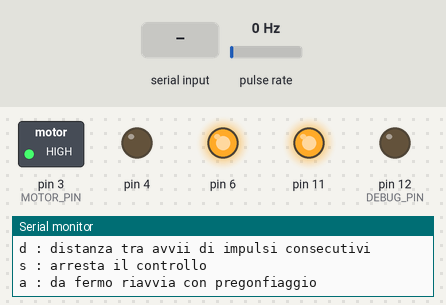
This sketch was run on a simulated Arduino Mega 2560, built for the host (arithmetic inside an expression is 32-bit, double 64-bit). Parts: switched loads named in the sketch (green lamp = pin HIGH), output pins drawn as LEDs (lit = HIGH), the last lines printed to the serial monitor. Wiring (inferred from the names in the program): pulse sensor: data A0. Dashed ring = blinking. The inputs (shaded band) are chosen by the test bench; at power-on: pulse rate 0 Hz.

Above: at 1.2 s.
1.3 s: pulse rate (sensor on A0) set to 4 Hz
At 1.78 s:
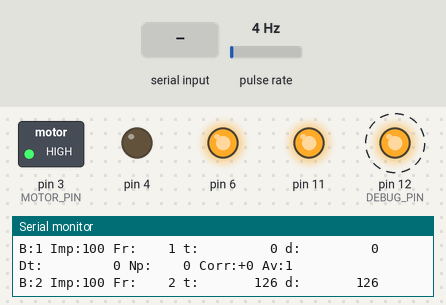
4.3 s: pulse rate (sensor on A0) set to 0 Hz
At 5.1 s:
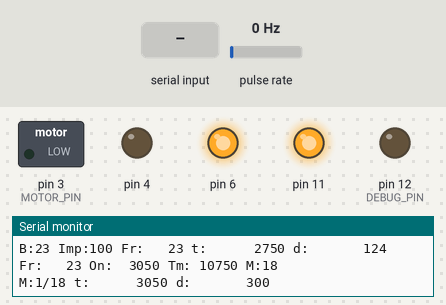
7.3 s: pulse rate (sensor on A0) set to 10 Hz
At 8.0 s:
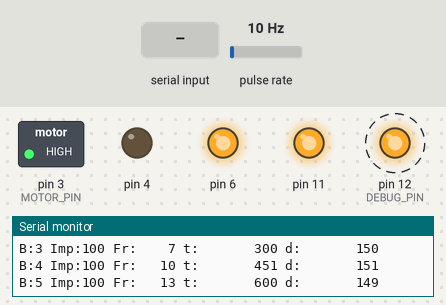
10.3 s: pulse rate (sensor on A0) set to 196 Hz
At 10.91 s:
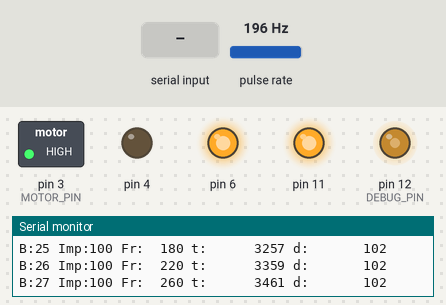
13.3 s: pulse rate (sensor on A0) set to 6 Hz
At 13.61 s:
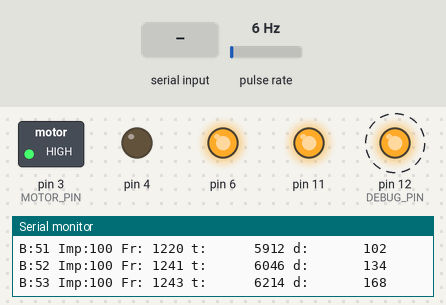
16.3 s: "s" received over Serial
At 16.8 s:
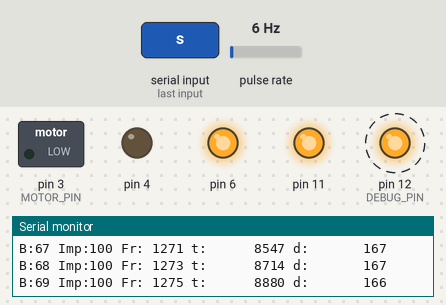
Timing chart, 0 to 20.3 s (numbered marks = the images above; inputs shaded):
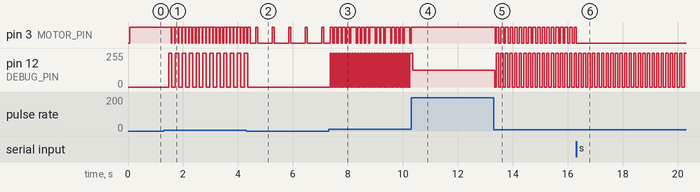

The sketch:

FrenoPneumatico.ino
```cpp
#include <Arduino.h>
#include <util/atomic.h>
#include <stdio.h>
#include <string.h>

// Parametri della prova.
constexpr uint8_t MOTOR_PIN = 3;
constexpr uint8_t ENCODER_PIN = A0;             // D14, senza pull-up interno.
constexpr uint8_t DEBUG_PIN = 12;               // PE1 sul Nano Every.
constexpr uint32_t ENCODER_HOLDOFF_US = 2000;
constexpr uint32_t PRE_GONFIAGGIO_MS = 1500;
constexpr uint32_t MOTOR_ON_TIMEOUT_MS = 200;   // Dalla fine dell'ultimo impulso di bloccaggio.
constexpr uint32_t MS_PER_FRONTE = 600;
constexpr uint32_t MS_CORR_PER_FRONTE_ATTESO = MS_PER_FRONTE; // Correzione per ogni fronte aggiuntivo, entro il limite seguente.
constexpr uint8_t MAX_FRONTI_RITARDO_BLOCCAGGIO = 2; // 1: al massimo secondo fronte; 2: al massimo terzo.
constexpr uint16_t IMPULSO_BLOCCAGGIO_MS = 100;
constexpr uint16_t IMPULSO_MANTENIMENTO_MS = 70;
constexpr uint32_t INTERVALLO_MANTENIMENTO_MS = 600; // Fra due avvii, indipendente dall'obiettivo.
static_assert(IMPULSO_BLOCCAGGIO_MS > 0 && IMPULSO_MANTENIMENTO_MS > 0 &&
              INTERVALLO_MANTENIMENTO_MS > IMPULSO_MANTENIMENTO_MS &&
              MOTOR_ON_TIMEOUT_MS > 0 && MS_PER_FRONTE > 0 && MS_CORR_PER_FRONTE_ATTESO > 0,
              "Servono durate positive e una pausa fra i mantenimenti");
static_assert(MAX_FRONTI_RITARDO_BLOCCAGGIO >= 1 && MAX_FRONTI_RITARDO_BLOCCAGGIO <= 2,
              "Il ritardo massimo deve essere di uno o due fronti aggiuntivi");

enum Stato { PRE_GONFIAGGIO, ATTENDI_FRONTE, MOTOR_ON, MANTENIMENTO, FERMO };
Stato stato = FERMO;
bool ingressoStato = true;                     // ONCE soltanto dopo una transizione.
uint32_t inizioStatoMs = 0;

// L'ISR legge l'encoder. Tutte le decisioni e le uscite motore sono nel main loop.
volatile uint32_t encoderTotale = 0;
uint32_t ultimoFronteValidoUs = 0;              // Usato soltanto nell'ISR.
bool fronteValidoRicevuto = false;
uint32_t ultimoTotaleLetto = 0;                 // Fronti gia' osservati dal main loop.

bool precedenteSequenzaValida = false;
uint32_t precedenteSequenzaMs = 0;
uint32_t inizioSequenzaMs = 0;
uint32_t ultimoPeriodoMs = 0;                   // Dt congelato all'ingresso in MOTOR_ON.
uint32_t frontiPrecedenti = 0;                // n del MOTOR_ON precedente, gia' completato.
uint32_t frontiMotorOn = 0;                   // n attuale, compreso il fronte iniziale.
uint32_t totalePrimaMotorOn = 0;              // Base del conteggio: prima del fronte iniziale.
int64_t correzioneTempoMs = 0;                // t_corr accumulata, anche negativa.
uint32_t durataMotorOnMs = 0;                 // Tempo nello stato, accensioni + pause + timeout.
bool recuperoAttivo = false;                 // Corr > 0 all'ingresso: un solo B, niente mantenimento.

bool bloccaggioAcceso = false;
uint32_t fronteAvvioBloccaggio = 1;           // Fronte atteso per il primo B, fissato all'ingresso.
uint32_t inizioBloccaggioMs = 0;              // Zero del log t, distinto dall'ingresso in MOTOR_ON.
uint32_t numeroBloccaggi = 0;
uint32_t tempoBloccaggioMs = 0;                // Somma dei tempi effettivamente accesi.
uint32_t inizioImpulsoMs = 0;
uint32_t ultimoSpegnimentoMs = 0;              // Retrigger del timeout a ogni fine impulso.
uint32_t ultimoImpulsoMs = 0;                  // Per la distanza fisica d nel log.

bool mantenimentoAcceso = false;
uint32_t numeroMantenimenti = 0;
uint32_t indiceMantenimento = 0;               // Numero di mantenimenti avviati.
uint32_t durataMantenimentoMs = 0;            // t_m: durata della finestra, non somma degli HIGH.
uint32_t inizioMantenimentoMs = 0;

// Quattro righe in attesa: evita di perdere Corr quando B ha appena riempito la UART.
struct RigaLog { char testo[64]; uint8_t lunghezza; };
RigaLog codaLog[4];
uint8_t primaRigaLog = 0;
uint8_t righeLogInAttesa = 0;

void encoderISR() {
  // Il debug copia anche i rimbalzi che il filtro scarta.
  digitalWrite(DEBUG_PIN, digitalRead(ENCODER_PIN));
  const uint32_t nowUs = micros();
  if (fronteValidoRicevuto &&
      uint32_t(nowUs - ultimoFronteValidoUs) < ENCODER_HOLDOFF_US) return;
  ultimoFronteValidoUs = nowUs;                 // I rimbalzi scartati non prolungano il holdoff.
  fronteValidoRicevuto = true;
  ++encoderTotale;                            // CHANGE: conta salita e discesa.
}

uint32_t leggiEncoder() {
  uint32_t totale = 0;
  // Solo la lettura a 32 bit deve essere atomica sul microcontrollore a 8 bit.
  ATOMIC_BLOCK(ATOMIC_RESTORESTATE) { totale = encoderTotale; }
  return totale;
}

void inviaLog(const char *riga, int lunghezza, size_t capacita) {
  if (lunghezza <= 0 || size_t(lunghezza) >= capacita ||
      size_t(lunghezza) >= sizeof(codaLog[0].testo) || righeLogInAttesa == 4) return;
  RigaLog &destinazione = codaLog[(primaRigaLog + righeLogInAttesa) % 4];
  memcpy(destinazione.testo, riga, size_t(lunghezza) + 1);
  destinazione.lunghezza = uint8_t(lunghezza);
  ++righeLogInAttesa;                          // Accoda la riga intera, senza scrivere sulla UART.
}

void svuotaLog() {
  while (righeLogInAttesa > 0) {
    const RigaLog &riga = codaLog[primaRigaLog];
    if (Serial.availableForWrite() < riga.lunghezza) break;
    Serial.print(riga.testo);                 // Scrive soltanto quando entra la riga intera.
    primaRigaLog = (primaRigaLog + 1) % 4;
    --righeLogInAttesa;
  }
}

void stampaBloccaggio() {
  char riga[96];
  const uint32_t distanzaMs = numeroBloccaggi == 1 ? 0 :
                              uint32_t(inizioImpulsoMs - ultimoImpulsoMs);
  const int lunghezza = snprintf(riga, sizeof(riga), "B:%lu Imp:%3u Fr:%5lu t:%10lu d:%10lu\n",
                                (unsigned long)numeroBloccaggi, unsigned(IMPULSO_BLOCCAGGIO_MS),
                                (unsigned long)frontiMotorOn,
                                (unsigned long)uint32_t(inizioImpulsoMs - inizioBloccaggioMs),
                                (unsigned long)distanzaMs);
  ultimoImpulsoMs = inizioImpulsoMs;            // Aggiorna anche se il log e' saltato.
  inviaLog(riga, lunghezza, sizeof(riga));
}

void stampaIntervallo() {
  // snprintf AVR non supporta gli interi a 64 bit: converti t_corr in testo.
  char correzione[22];
  char *cifra = correzione + sizeof(correzione) - 1;
  *cifra = '\0';
  uint64_t valore = uint64_t(correzioneTempoMs < 0 ? -correzioneTempoMs : correzioneTempoMs);
  do { *--cifra = char('0' + valore % 10); valore /= 10; } while (valore > 0);
  *--cifra = correzioneTempoMs < 0 ? '-' : '+';
  char riga[96];
  const int lunghezza = snprintf(riga, sizeof(riga), "Dt:%10lu Np:%5lu Corr:%s Av:%lu\n",
                                (unsigned long)ultimoPeriodoMs,
                                (unsigned long)frontiPrecedenti, cifra, (unsigned long)fronteAvvioBloccaggio);
  inviaLog(riga, lunghezza, sizeof(riga));
}

void stampaDurate() {
  char riga[96];
  const int lunghezza = snprintf(riga, sizeof(riga),
                                "Fr:%5lu On:%6lu Tm:%6lu M:%lu\n",
                                (unsigned long)frontiMotorOn, (unsigned long)durataMotorOnMs,
                                (unsigned long)durataMantenimentoMs, (unsigned long)numeroMantenimenti);
  inviaLog(riga, lunghezza, sizeof(riga));
}

void stampaMantenimento() {
  char riga[96];
  const int lunghezza = snprintf(riga, sizeof(riga), "M:%lu/%lu t:%10lu d:%10lu\n",
                                (unsigned long)indiceMantenimento, (unsigned long)numeroMantenimenti,
                                (unsigned long)uint32_t(inizioImpulsoMs - inizioBloccaggioMs),
                                (unsigned long)uint32_t(inizioImpulsoMs - ultimoImpulsoMs));
  ultimoImpulsoMs = inizioImpulsoMs;
  inviaLog(riga, lunghezza, sizeof(riga));
}

void cambiaStato(Stato nuovoStato) {
  if (nuovoStato == stato) return;
  stato = nuovoStato;
  ingressoStato = true;
}

uint32_t limitaDurataMs(int64_t durataMs) {
  if (durataMs < 0) return 0;
  if (durataMs > UINT32_MAX) return UINT32_MAX;
  return uint32_t(durataMs);
}

uint32_t calcolaFronteAvvio(int64_t correzioneMs) {
  if (correzioneMs <= 0) return 1;             // Primo fronte: bloccaggio immediato.
  const uint64_t ritardo = (uint64_t(correzioneMs) + MS_CORR_PER_FRONTE_ATTESO - 1) /
                          MS_CORR_PER_FRONTE_ATTESO;
  return 1 + uint32_t(ritardo > MAX_FRONTI_RITARDO_BLOCCAGGIO
                      ? MAX_FRONTI_RITARDO_BLOCCAGGIO : ritardo);
}

void accendiBloccaggio() {
  digitalWrite(MOTOR_PIN, HIGH);
  inizioImpulsoMs = millis();
  bloccaggioAcceso = true;
  ++numeroBloccaggi;
  if (numeroBloccaggi == 1) inizioBloccaggioMs = inizioImpulsoMs;
}

void memorizzaIntervallo(uint32_t primaDeiFronti) {
  // Chiudi il ciclo precedente prima di azzerare n per il nuovo MOTOR_ON.
  frontiPrecedenti = precedenteSequenzaValida ? frontiMotorOn : 0;
  ultimoPeriodoMs = precedenteSequenzaValida
                    ? uint32_t(inizioSequenzaMs - precedenteSequenzaMs) : 0;
  if (precedenteSequenzaValida) {
    correzioneTempoMs += int64_t(ultimoPeriodoMs) - int64_t(frontiPrecedenti) * MS_PER_FRONTE;
    // Limite numerico dei timer a 32 bit, senza il vecchio limite di richiesta a 2000 ms.
    if (correzioneTempoMs > int64_t(UINT32_MAX)) correzioneTempoMs = UINT32_MAX;
    if (correzioneTempoMs < -int64_t(UINT32_MAX)) correzioneTempoMs = -int64_t(UINT32_MAX);
  }
  precedenteSequenzaMs = inizioSequenzaMs;
  precedenteSequenzaValida = true;
  totalePrimaMotorOn = primaDeiFronti;
  const uint32_t totale = leggiEncoder();
  ultimoTotaleLetto = totale;
  frontiMotorOn = uint32_t(totale - totalePrimaMotorOn); // Include tutti i fronti della prima lettura.
}

void preparaMantenimento() {
  inizioMantenimentoMs = millis();
  durataMotorOnMs = uint32_t(inizioMantenimentoMs - inizioSequenzaMs);
  const int64_t tempoMs = int64_t(frontiMotorOn) * MS_PER_FRONTE -
                         durataMotorOnMs - correzioneTempoMs;
  // La decisione e' congelata all'ingresso: nuovi fronti non riabilitano il mantenimento.
  durataMantenimentoMs = recuperoAttivo ? 0 : limitaDurataMs(tempoMs);
  // Primo mantenimento all'ingresso; gli altri ogni 600 ms. Soltanto impulsi completi.
  numeroMantenimenti = durataMantenimentoMs < IMPULSO_MANTENIMENTO_MS ? 0 :
                      1 + (durataMantenimentoMs - IMPULSO_MANTENIMENTO_MS) / INTERVALLO_MANTENIMENTO_MS;
  indiceMantenimento = 0;
  mantenimentoAcceso = false;
  stampaDurate();
}

void aggiornaFreno(uint32_t now) {
  const uint32_t primaDeiFronti = ultimoTotaleLetto;
  const uint32_t totale = leggiEncoder();
  bool nuovoFronte = totale != ultimoTotaleLetto;
  ultimoTotaleLetto = totale;                 // Nessuna coda di fronti durante un'accensione.
  if (stato == MOTOR_ON && !ingressoStato) frontiMotorOn = uint32_t(totale - totalePrimaMotorOn);

  // Ogni transizione esegue subito il ONCE del nuovo stato nello stesso loop.
  for (;;) {
    const bool once = ingressoStato;
    ingressoStato = false;
    switch (stato) {
      case PRE_GONFIAGGIO:
        if (once) {                            // ONCE: ripristina e accendi il pregonfiaggio.
          precedenteSequenzaValida = false;
          correzioneTempoMs = 0;
          recuperoAttivo = false;
          ultimoPeriodoMs = frontiPrecedenti = frontiMotorOn = 0;
          durataMotorOnMs = durataMantenimentoMs = 0;
          numeroBloccaggi = tempoBloccaggioMs = 0;
          numeroMantenimenti = indiceMantenimento = 0;
          bloccaggioAcceso = mantenimentoAcceso = false;
          fronteAvvioBloccaggio = 1;
          inizioBloccaggioMs = 0;
          inizioStatoMs = now;
          digitalWrite(MOTOR_PIN, HIGH);
        }
        // ALWAYS: dopo 1500 ms passa direttamente all'attesa del fronte.
        if (uint32_t(now - inizioStatoMs) >= PRE_GONFIAGGIO_MS) {
          nuovoFronte = false;                 // I fronti del pregonfiaggio non sono accodati.
          cambiaStato(ATTENDI_FRONTE);
          continue;
        }
        break;

      case ATTENDI_FRONTE:
        if (once) {                            // ONCE: termina pregonfiaggio o mantenimento.
          digitalWrite(MOTOR_PIN, LOW);
          mantenimentoAcceso = false;
        }
        // ALWAYS: al primo fronte inizia MOTOR_ON, senza un'altra attesa temporizzata.
        if (nuovoFronte) {
          nuovoFronte = false;
          cambiaStato(MOTOR_ON);
          continue;
        }
        break;

      case MOTOR_ON:
        if (once) {                            // ONCE: nuovo timer, Dt e n; decidi il fronte di avvio.
          // Salva il risultato del ciclo precedente PRIMA di azzerare i contatori.
          // Conta i mantenimenti realmente avviati, anche se interrotti da un fronte.
          const bool senzaMantenimentoPrima = precedenteSequenzaValida && indiceMantenimento == 0;
          bloccaggioAcceso = mantenimentoAcceso = false;
          numeroBloccaggi = tempoBloccaggioMs = 0;
          numeroMantenimenti = indiceMantenimento = 0;
          durataMotorOnMs = durataMantenimentoMs = 0;
          inizioSequenzaMs = inizioStatoMs = millis();
          memorizzaIntervallo(primaDeiFronti);
          recuperoAttivo = correzioneTempoMs > 0;
          fronteAvvioBloccaggio = senzaMantenimentoPrima
                                 ? calcolaFronteAvvio(correzioneTempoMs) : 1;
          // Basta un mantenimento avviato nel ciclo precedente per imporre Av=1,
          // anche con Corr positiva: riparti subito, senza un passaggio LOW.
          if (frontiMotorOn < fronteAvvioBloccaggio) digitalWrite(MOTOR_PIN, LOW);
        }
        // ALWAYS: prima del primo B conta tutti i fronti, senza far partire il timeout.
        if (numeroBloccaggi == 0) {
          if (frontiMotorOn >= fronteAvvioBloccaggio) {
            accendiBloccaggio();
            stampaBloccaggio();
          }
          if (once) stampaIntervallo();        // Corr positiva, zero o negativa: una volta per ciclo.
          break;
        }
        // In recupero conta i fronti, ma non riaccende ne' retriggera il timeout.
        // Consuma anche il fronte alla scadenza: non deve aprire un altro ciclo nello stesso loop.
        if (recuperoAttivo) nuovoFronte = false;
        // ALWAYS: un fronte durante HIGH si conta, ma non accoda un altro impulso.
        if (bloccaggioAcceso) {
          if (uint32_t(now - inizioImpulsoMs) >= IMPULSO_BLOCCAGGIO_MS) {
            digitalWrite(MOTOR_PIN, LOW);
            bloccaggioAcceso = false;
            const uint32_t durataMs = uint32_t(now - inizioImpulsoMs);
            tempoBloccaggioMs = UINT32_MAX - tempoBloccaggioMs < durataMs
                                ? UINT32_MAX : tempoBloccaggioMs + durataMs;
            ultimoSpegnimentoMs = now;         // Retrigger: 200 ms dalla fine di questo impulso.
          }
        } else if (nuovoFronte) {              // Prima del timeout: subito un altro impulso.
          accendiBloccaggio();
          stampaBloccaggio();
        } else if (uint32_t(now - ultimoSpegnimentoMs) >= MOTOR_ON_TIMEOUT_MS) {
          cambiaStato(MANTENIMENTO);
          continue;
        }
        break;

      case MANTENIMENTO: {
        if (once) {                            // ONCE: calcola t_m dal nuovo n e dal tempo nello stato.
          preparaMantenimento();
          now = millis();
        }
        // ALWAYS: il primo fronte annulla i mantenimenti e torna subito a MOTOR_ON.
        if (nuovoFronte) {
          nuovoFronte = false;
          cambiaStato(MOTOR_ON);
          continue;
        }
        const uint32_t trascorsoMs = uint32_t(now - inizioMantenimentoMs);
        if (trascorsoMs >= durataMantenimentoMs) {
          cambiaStato(ATTENDI_FRONTE);          // Finestra conclusa: niente altri mantenimenti.
          continue;
        }
        if (mantenimentoAcceso) {
          if (uint32_t(now - inizioImpulsoMs) >= IMPULSO_MANTENIMENTO_MS) {
            digitalWrite(MOTOR_PIN, LOW);
            mantenimentoAcceso = false;
            ultimoSpegnimentoMs = now;
          }
        } else if ((indiceMantenimento == 0 ||
                    uint32_t(now - ultimoImpulsoMs) >= INTERVALLO_MANTENIMENTO_MS) &&
                   durataMantenimentoMs - trascorsoMs >= IMPULSO_MANTENIMENTO_MS) {
          // Non recuperare scadenze arretrate con una raffica; conserva 600 ms fra avvii reali.
          digitalWrite(MOTOR_PIN, HIGH);
          mantenimentoAcceso = true;
          inizioImpulsoMs = millis();
          ++indiceMantenimento;
          stampaMantenimento();
        }
        break;
      }

      case FERMO:
        if (once) digitalWrite(MOTOR_PIN, LOW); // ONCE: spegni; ALWAYS: attendi il comando a.
        break;
    }
    return;
  }
}

void leggiComandi() {
  for (uint8_t i = 0; i < 8 && Serial.available() > 0; ++i) {
    const char comando = char(Serial.read());
    if (comando == 's') cambiaStato(FERMO);
    else if (comando == 'a' && stato == FERMO) cambiaStato(PRE_GONFIAGGIO);
  }
}

void setup() {
  primaRigaLog = righeLogInAttesa = 0;
  // Ingressi fisici fuori dalla mappatura Arduino: buffer attivo, senza pull-up o interrupt.
  PORTD.DIRCLR = PIN6_bm; PORTD.PIN6CTRL = 0;  // PD6.
  PORTA.DIRCLR = PIN6_bm; PORTA.PIN6CTRL = 0;  // PA6.
  // Prima la direzione, poi il livello: il core megaAVR richiede questo ordine.
  pinMode(MOTOR_PIN, OUTPUT);
  digitalWrite(MOTOR_PIN, LOW);
  pinMode(11, OUTPUT);
  digitalWrite(11, HIGH);
  pinMode(6, OUTPUT);
  digitalWrite(6, HIGH);
  pinMode(4, OUTPUT);
  digitalWrite(4, LOW);
  pinMode(ENCODER_PIN, INPUT);
  digitalWrite(ENCODER_PIN, LOW);
  pinMode(DEBUG_PIN, OUTPUT);
  digitalWrite(DEBUG_PIN, LOW);
  digitalWrite(DEBUG_PIN, digitalRead(ENCODER_PIN));
  attachInterrupt(digitalPinToInterrupt(ENCODER_PIN), encoderISR, CHANGE);
  Serial.begin(115200);
  Serial.println(F("Avvio freno - Corr>0: un solo bloccaggio, niente mantenimento"));
  Serial.print(F("Ritardo massimo (fronti aggiuntivi): "));
  Serial.println(MAX_FRONTI_RITARDO_BLOCCAGGIO);
  Serial.println(F("Legenda log (tempi in ms):"));
  Serial.println(F("Dt : delta t tra ingressi MOTOR_ON successivi"));
  Serial.println(F("Np : fronti contati nel MOTOR_ON precedente"));
  Serial.println(F("Corr : correzione accumulata, sempre con segno + o -"));
  Serial.println(F("Av : numero del fronte che avvia il primo bloccaggio"));
  Serial.println(F("B : numero dell'impulso di bloccaggio nel ciclo"));
  Serial.println(F("Imp : durata dell'impulso di bloccaggio"));
  Serial.println(F("Fr : fronti contati nel MOTOR_ON attuale"));
  Serial.println(F("On : tempo totale in MOTOR_ON, incluse attesa e pause"));
  Serial.println(F("Tm : durata della finestra di mantenimento"));
  Serial.println(F("M : numero di impulsi di mantenimento previsti"));
  Serial.println(F("M:k/N : mantenimento avviato k su N previsti"));
  Serial.println(F("t : tempo dall'avvio del primo bloccaggio del ciclo"));
  Serial.println(F("d : distanza tra avvii di impulsi consecutivi"));
  Serial.println(F("s : arresta il controllo"));
  Serial.println(F("a : da fermo riavvia con pregonfiaggio"));
  cambiaStato(PRE_GONFIAGGIO);
  aggiornaFreno(millis());                    // Esegue subito il once iniziale.
}

void loop() {
  leggiComandi();                             // Lo stop viene eseguito in questo loop.
  aggiornaFreno(millis());
  svuotaLog();                                // Uscite e timer hanno precedenza sui log.
}
```

Measured:
- after the input at 1.3 s, pin 12 (DEBUG_PIN): alternates 255/255 for 0.12 s and 0/255 for 0.13 s, starting after 0.18 s
- after the input at 4.3 s, pin 12 (DEBUG_PIN): goes on until 4.4 s, then stays 0/255
- after the input at 7.3 s, pin 12 (DEBUG_PIN): alternates 255/255 for 0.05 s and 0/255 for 0.05 s, starting after 0.05 s
- after the input at 10.3 s, pin 3 (MOTOR_PIN): goes on until 10.3 s, then stays HIGH
- after the input at 13.3 s, pin 3 (MOTOR_PIN): alternates HIGH for 0.10 s and LOW for 0.07 s, starting after 0.06 s; pin 12 (DEBUG_PIN): alternates 255/255 for 0.08 s and 0/255 for 0.08 s, starting after 0.05 s
- after the input at 16.3 s, pin 3 (MOTOR_PIN): goes on until 16.3 s, then stays LOW
